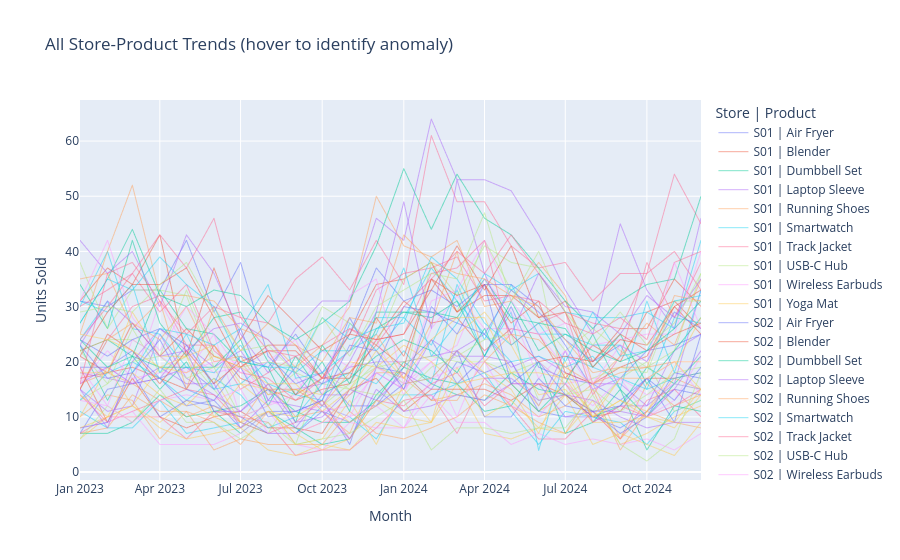

This figure's notebook cell:
### Code cell
# --- Part B: drill-down with context preserved ---

# TODO 1: overview plotly line chart — one line per (store_id, product), hover shows details
monthly_all = (
    sales_df.groupby(["month", "store_id", "product"])["units_sold"]
    .sum().reset_index()
)
monthly_all["label"] = monthly_all["store_id"] + " | " + monthly_all["product"]

fig_overview = px.line(
    monthly_all,
    x="month",
    y="units_sold",
    color="label",
    title="All Store-Product Trends (hover to identify anomaly)",
    labels={"units_sold": "Units Sold", "month": "Month", "label": "Store | Product"}
)
fig_overview.update_traces(opacity=0.5, line_width=1)
fig_overview.show()

# TODO 2: Focus (S03, Smartwatch) + Context (average of all other stores for Smartwatch)
top_anomaly_store = "S03"
top_anomaly_product = "Smartwatch"

focus = (
    sales_df[(sales_df.store_id == top_anomaly_store) & (sales_df["product"] == top_anomaly_product)]
    .groupby("month")["units_sold"].sum()
)

context = (
    sales_df[(sales_df.store_id != top_anomaly_store) & (sales_df["product"] == top_anomaly_product)]
    .groupby("month")["units_sold"].mean()
)

fig2, ax2 = plt.subplots(figsize=(10, 5))
ax2.plot(context.index, context.values, color="lightgray", linewidth=2, label="Avg. other stores (Smartwatch)")
ax2.plot(focus.index, focus.values, color="#b5432e", linewidth=2.5, marker="o", markersize=5,
         label=f"{top_anomaly_store} — {top_anomaly_product} (Focus)")
ax2.set_title(f"Focus + Context: {top_anomaly_store} {top_anomaly_product} vs Avg. Other Stores")
ax2.set_xlabel("Month")
ax2.set_ylabel("Units Sold")
ax2.legend()
plt.tight_layout()
plt.show()
